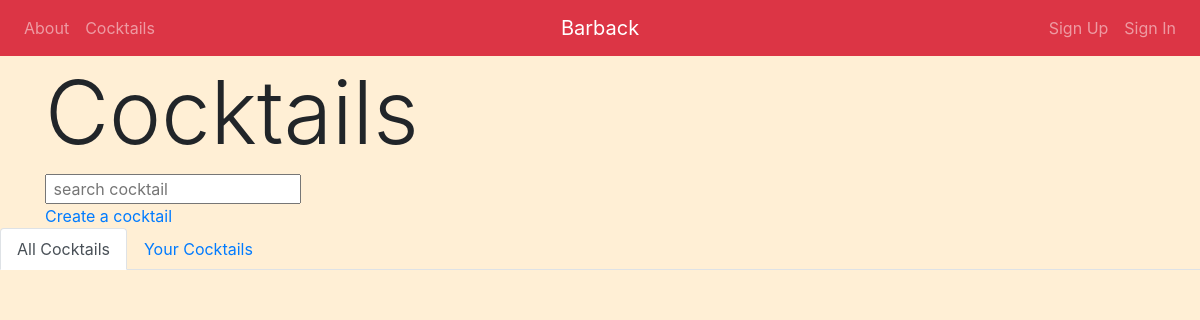
The app's page /barback/, older data.
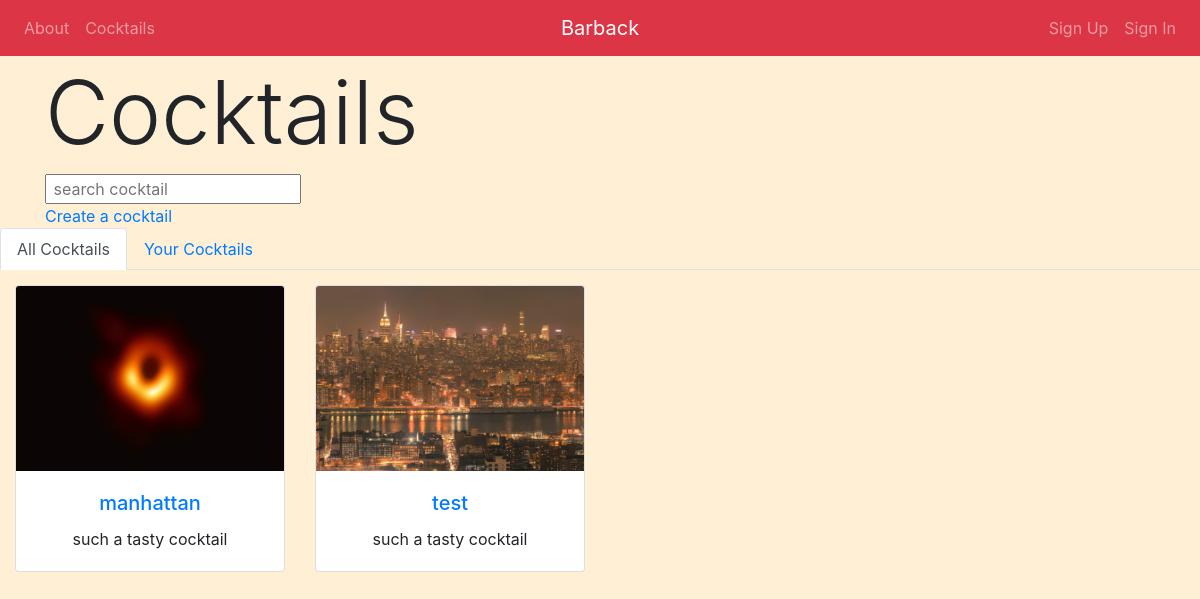
The same page, newer data.
### barback/models.py (models this page shows, shortened)
class Cocktail(models.Model):
    cocktail_name   = models.CharField(max_length = 50)
    cocktail_image  = models.ImageField(upload_to="cocktail_images/", blank=True, null=True)
    pub_date        = models.DateTimeField(auto_now=True)
    cocktail_info   = models.CharField(max_length = 200, blank=True, null=True)
    cocktail_steps  = models.CharField(max_length = 1000, blank=True, null=True)
    virgin          = models.BooleanField(null=True)
    user            = models.ForeignKey(User, on_delete=models.CASCADE, blank=True, null=True)
    cocktail_type_choices = (
        ('WHISKEY', 'Whiskey'),
        ('VODKA', 'Vodka'),
        ('TEQUILA', 'Tequila'),
        ('GIN', 'Gin'),
        ('VIRGIN', 'Virgin'),
    )
    cocktail_type = models.CharField(max_length = 10, choices = cocktail_type_choices)
    def was_published_recently(self):
        now = timezone.now()
        return now - datetime.timedelta(days=2) <= self.pub_date <= now
    was_published_recently.admin_order_field = 'pub_date'
    was_published_recently.boolean = True
    was_published_recently.short_description = 'Published recently?'

### barback/views.py (the view)
# urls.py: path('', views.IndexView.as_view(), name='index'),
class IndexView(generic.ListView):
    template_name = 'barback/index.html'
    context_object_name = 'latest_cocktail_list'
    def get_queryset(self):
        return Cocktail.objects.order_by('-pub_date')

### barback/templates/barback/index.html (shortened to what this page needs)
{% extends 'base.html' %}
{% load static %}
  {% block body %}
  <div class="container">
    <h1 class="display-2">Cocktails</h1>
    <div id="search">
      <input type="text" placeholder=" search cocktail" id="filter-search">
    </div>
    <a href="{% url 'barback:cocktail_form' %}">Create a cocktail</a>
  </div>
  <ul class="nav nav-tabs">
    <li class='nav-item'><a class="nav-link active" id="all-tab" data-toggle="tab" href="#all" role="tab" aria-controls="all" aria-selected="true">All Cocktails</a></li>
    <li class='nav-item'><a class="nav-link" id="user-tab" data-toggle="tab" href="#user" role="tab" aria-controls="user" aria-selected="false">Your Cocktails</a></li>
  </ul>
  <div class="tab-content" id="myTabContent">
    <div class="tab-pane fade show active" id="all" role="tabpanel" aria-labelledby="all-tab">
      {% if latest_cocktail_list %}
        {% for cocktail in latest_cocktail_list %}
          <div class="col-sm-12 col-md-6 col-lg-4 col-xl-3 recipe" id="{{ cocktail.cocktail_name }}">
            <div class="card">
              <img src="{{ cocktail.cocktail_image.url }}" class="card-img-top" height="185" width="278">
              <div class="card-body">
                <a href="{% url 'barback:detail' cocktail.id %}">
                  <h5 class="card-title text-center">{{ cocktail.cocktail_name }}</h5>
                </a>
                <p class="card-text text-center">{{ cocktail.cocktail_info }}</p>
              </div>
            </div>
          </div>
        {% endfor %}
      {% endif %}
    </div>
  </div>
  {% endblock %}

### barback/templates/base.html (shortened to what this page needs)
<!DOCTYPE html>
<html>
  <head>
    {% load static %}
    <link rel="stylesheet" href="https://stackpath.bootstrapcdn.com/bootstrap/4.3.1/css/bootstrap.min.css">
  </head>
  <body>
    <nav class="navbar fixed-top navbar-expand-md navbar-dark bg-danger">
        <div class="navbar-collapse collapse w-100 order-1 order-md-0 dual-collapse2">
            <ul class="navbar-nav mr-auto">
                <li class="nav-item">
                    <a class="nav-link" href="{% url 'barback:about' %}">About</a>
                </li>
                <li class="nav-item">
                    <a class="nav-link" href="{% url 'barback:index' %}">Cocktails</a>
                </li>
            </ul>
        </div>
        <div class="mx-auto order-0">
            <a class="navbar-brand mx-auto" href="{% url 'barback:index' %}">Barback</a>
        </div>
        <div class="navbar-collapse collapse w-100 order-3 dual-collapse2">
            <ul class="navbar-nav ml-auto">
              {% if request.user.is_authenticated %}
              <li class="nav-item">
                  <a class="nav-link" href="{% url 'barback:profile' %}">{{ request.user.username }}</a>
              </li>
                <li class="nav-item">
                    <a class="nav-link" href="{% url 'barback:logout' %}">Sign Out</a>
                </li>
              {% else %}
                <li class="nav-item">
                    <a class="nav-link" href="{% url 'barback:register' %}">Sign Up</a>
                </li>
                <li class="nav-item">
                    <a class="nav-link" href="{% url 'barback:login' %}">Sign In</a>
                </li>
              {% endif %}
            </ul>
        </div>
    </nav>
    <link rel="stylesheet" href="{% static 'barback/css/style.css' %}">
    {%block body%}
    {% endblock %}
  </body>
</html>

### barback/static/barback/css/style.css (style rules this page uses)
body { background-color: #FFEFD5; margin-top: 60px; }
.container { width: 100%; }
* { box-sizing: border-box; }
[class*="col-"] { float: left; padding: 15px; }

Row changes from the older to the newer data that the page shows:
added Cocktail: cocktail_image (picture), cocktail_name "manhattan", cocktail_info "such a tasty cocktail"
added Cocktail: cocktail_image (picture), cocktail_name "test", cocktail_info "such a tasty cocktail"
